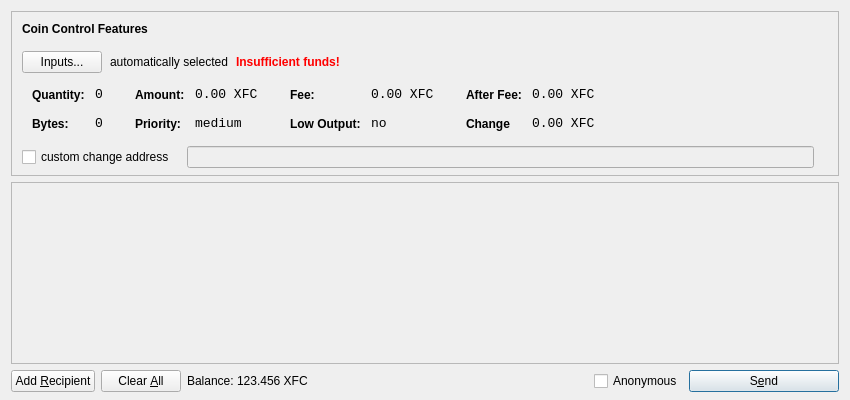
<?xml version="1.0" encoding="UTF-8"?>
<ui version="4.0">
 <class>SendCoinsDialog</class>
 <widget class="QDialog" name="SendCoinsDialog">
  <property name="geometry">
   <rect>
    <x>0</x>
    <y>0</y>
    <width>850</width>
    <height>400</height>
   </rect>
  </property>
  <property name="windowTitle">
   <string>Send Coins</string>
  </property>
  <layout class="QVBoxLayout" name="verticalLayout" stretch="0,1,0">
   <property name="bottomMargin">
    <number>8</number>
   </property>
   <item>
    <widget class="QFrame" name="frameCoinControl">
     <property name="sizePolicy">
      <sizepolicy hsizetype="Expanding" vsizetype="Expanding">
       <horstretch>0</horstretch>
       <verstretch>0</verstretch>
      </sizepolicy>
     </property>
     <property name="maximumSize">
      <size>
       <width>16777215</width>
       <height>16777215</height>
      </size>
     </property>
     <property name="frameShape">
      <enum>QFrame::StyledPanel</enum>
     </property>
     <property name="frameShadow">
      <enum>QFrame::Sunken</enum>
     </property>
     <layout class="QVBoxLayout" name="verticalLayoutCoinControl2">
      <property name="spacing">
       <number>6</number>
      </property>
      <property name="leftMargin">
       <number>0</number>
      </property>
      <property name="topMargin">
       <number>0</number>
      </property>
      <property name="rightMargin">
       <number>0</number>
      </property>
      <property name="bottomMargin">
       <number>6</number>
      </property>
      <item>
       <layout class="QVBoxLayout" name="verticalLayoutCoinControl" stretch="0,0,0,0,1">
        <property name="spacing">
         <number>0</number>
        </property>
        <property name="leftMargin">
         <number>10</number>
        </property>
        <property name="topMargin">
         <number>10</number>
        </property>
        <item>
         <layout class="QHBoxLayout" name="horizontalLayoutCoinControl1">
          <property name="bottomMargin">
           <number>15</number>
          </property>
          <item>
           <widget class="QLabel" name="labelCoinControlFeatures">
            <property name="sizePolicy">
             <sizepolicy hsizetype="Preferred" vsizetype="Maximum">
              <horstretch>0</horstretch>
              <verstretch>0</verstretch>
             </sizepolicy>
            </property>
            <property name="font">
             <font>
              <weight>75</weight>
              <bold>true</bold>
             </font>
            </property>
            <property name="styleSheet">
             <string notr="true">font-weight:bold;</string>
            </property>
            <property name="text">
             <string>Coin Control Features</string>
            </property>
           </widget>
          </item>
         </layout>
        </item>
        <item>
         <layout class="QHBoxLayout" name="horizontalLayoutCoinControl2" stretch="0,0,0,0">
          <property name="spacing">
           <number>8</number>
          </property>
          <property name="bottomMargin">
           <number>10</number>
          </property>
          <item>
           <widget class="QPushButton" name="pushButtonCoinControl">
            <property name="styleSheet">
             <string notr="true"/>
            </property>
            <property name="text">
             <string>Inputs...</string>
            </property>
           </widget>
          </item>
          <item>
           <widget class="QLabel" name="labelCoinControlAutomaticallySelected">
            <property name="text">
             <string>automatically selected</string>
            </property>
            <property name="margin">
             <number>5</number>
            </property>
           </widget>
          </item>
          <item>
           <widget class="QLabel" name="labelCoinControlInsuffFunds">
            <property name="font">
             <font>
              <weight>75</weight>
              <bold>true</bold>
             </font>
            </property>
            <property name="styleSheet">
             <string notr="true">color:red;font-weight:bold;</string>
            </property>
            <property name="text">
             <string>Insufficient funds!</string>
            </property>
            <property name="margin">
             <number>5</number>
            </property>
           </widget>
          </item>
          <item>
           <spacer name="horizontalSpacerCoinControl">
            <property name="orientation">
             <enum>Qt::Horizontal</enum>
            </property>
            <property name="sizeHint" stdset="0">
             <size>
              <width>40</width>
              <height>1</height>
             </size>
            </property>
           </spacer>
          </item>
         </layout>
        </item>
        <item>
         <widget class="QWidget" name="widgetCoinControl" native="true">
          <property name="sizePolicy">
           <sizepolicy hsizetype="Preferred" vsizetype="Preferred">
            <horstretch>0</horstretch>
            <verstretch>0</verstretch>
           </sizepolicy>
          </property>
          <property name="minimumSize">
           <size>
            <width>0</width>
            <height>0</height>
           </size>
          </property>
          <property name="styleSheet">
           <string notr="true"/>
          </property>
          <layout class="QHBoxLayout" name="horizontalLayoutCoinControl5">
           <property name="margin">
            <number>0</number>
           </property>
           <item>
            <layout class="QHBoxLayout" name="horizontalLayoutCoinControl3" stretch="0,0,0,1">
             <property name="spacing">
              <number>20</number>
             </property>
             <property name="topMargin">
              <number>0</number>
             </property>
             <property name="bottomMargin">
              <number>10</number>
             </property>
             <item>
              <layout class="QFormLayout" name="formLayoutCoinControl1">
               <property name="horizontalSpacing">
                <number>10</number>
               </property>
               <property name="verticalSpacing">
                <number>14</number>
               </property>
               <property name="leftMargin">
                <number>10</number>
               </property>
               <property name="topMargin">
                <number>4</number>
               </property>
               <property name="rightMargin">
                <number>6</number>
               </property>
               <item row="0" column="0">
                <widget class="QLabel" name="labelCoinControlQuantityText">
                 <property name="styleSheet">
                  <string notr="true">font-weight:bold;</string>
                 </property>
                 <property name="text">
                  <string>Quantity:</string>
                 </property>
                 <property name="margin">
                  <number>0</number>
                 </property>
                </widget>
               </item>
               <item row="0" column="1">
                <widget class="QLabel" name="labelCoinControlQuantity">
                 <property name="font">
                  <font>
                   <family>Monospace</family>
                   <pointsize>10</pointsize>
                  </font>
                 </property>
                 <property name="cursor">
                  <cursorShape>IBeamCursor</cursorShape>
                 </property>
                 <property name="contextMenuPolicy">
                  <enum>Qt::ActionsContextMenu</enum>
                 </property>
                 <property name="text">
                  <string>0</string>
                 </property>
                 <property name="margin">
                  <number>0</number>
                 </property>
                 <property name="textInteractionFlags">
                  <set>Qt::LinksAccessibleByMouse|Qt::TextSelectableByKeyboard|Qt::TextSelectableByMouse</set>
                 </property>
                </widget>
               </item>
               <item row="1" column="0">
                <widget class="QLabel" name="labelCoinControlBytesText">
                 <property name="styleSheet">
                  <string notr="true">font-weight:bold;</string>
                 </property>
                 <property name="text">
                  <string>Bytes:</string>
                 </property>
                </widget>
               </item>
               <item row="1" column="1">
                <widget class="QLabel" name="labelCoinControlBytes">
                 <property name="font">
                  <font>
                   <family>Monospace</family>
                   <pointsize>10</pointsize>
                  </font>
                 </property>
                 <property name="cursor">
                  <cursorShape>IBeamCursor</cursorShape>
                 </property>
                 <property name="contextMenuPolicy">
                  <enum>Qt::ActionsContextMenu</enum>
                 </property>
                 <property name="text">
                  <string>0</string>
                 </property>
                 <property name="textInteractionFlags">
                  <set>Qt::LinksAccessibleByMouse|Qt::TextSelectableByKeyboard|Qt::TextSelectableByMouse</set>
                 </property>
                </widget>
               </item>
              </layout>
             </item>
             <item>
              <layout class="QFormLayout" name="formLayoutCoinControl2">
               <property name="horizontalSpacing">
                <number>10</number>
               </property>
               <property name="verticalSpacing">
                <number>14</number>
               </property>
               <property name="leftMargin">
                <number>6</number>
               </property>
               <property name="topMargin">
                <number>4</number>
               </property>
               <property name="rightMargin">
                <number>6</number>
               </property>
               <item row="0" column="0">
                <widget class="QLabel" name="labelCoinControlAmountText">
                 <property name="styleSheet">
                  <string notr="true">font-weight:bold;</string>
                 </property>
                 <property name="text">
                  <string>Amount:</string>
                 </property>
                 <property name="margin">
                  <number>0</number>
                 </property>
                </widget>
               </item>
               <item row="0" column="1">
                <widget class="QLabel" name="labelCoinControlAmount">
                 <property name="font">
                  <font>
                   <family>Monospace</family>
                   <pointsize>10</pointsize>
                  </font>
                 </property>
                 <property name="cursor">
                  <cursorShape>IBeamCursor</cursorShape>
                 </property>
                 <property name="contextMenuPolicy">
                  <enum>Qt::ActionsContextMenu</enum>
                 </property>
                 <property name="text">
                  <string>0.00 XFC</string>
                 </property>
                 <property name="textInteractionFlags">
                  <set>Qt::LinksAccessibleByMouse|Qt::TextSelectableByKeyboard|Qt::TextSelectableByMouse</set>
                 </property>
                </widget>
               </item>
               <item row="1" column="0">
                <widget class="QLabel" name="labelCoinControlPriorityText">
                 <property name="styleSheet">
                  <string notr="true">font-weight:bold;</string>
                 </property>
                 <property name="text">
                  <string>Priority:</string>
                 </property>
                </widget>
               </item>
               <item row="1" column="1">
                <widget class="QLabel" name="labelCoinControlPriority">
                 <property name="font">
                  <font>
                   <family>Monospace</family>
                   <pointsize>10</pointsize>
                  </font>
                 </property>
                 <property name="cursor">
                  <cursorShape>IBeamCursor</cursorShape>
                 </property>
                 <property name="contextMenuPolicy">
                  <enum>Qt::ActionsContextMenu</enum>
                 </property>
                 <property name="text">
                  <string>medium</string>
                 </property>
                 <property name="textInteractionFlags">
                  <set>Qt::LinksAccessibleByMouse|Qt::TextSelectableByKeyboard|Qt::TextSelectableByMouse</set>
                 </property>
                </widget>
               </item>
              </layout>
             </item>
             <item>
              <layout class="QFormLayout" name="formLayoutCoinControl3">
               <property name="horizontalSpacing">
                <number>10</number>
               </property>
               <property name="verticalSpacing">
                <number>14</number>
               </property>
               <property name="leftMargin">
                <number>6</number>
               </property>
               <property name="topMargin">
                <number>4</number>
               </property>
               <property name="rightMargin">
                <number>6</number>
               </property>
               <item row="0" column="0">
                <widget class="QLabel" name="labelCoinControlFeeText">
                 <property name="styleSheet">
                  <string notr="true">font-weight:bold;</string>
                 </property>
                 <property name="text">
                  <string>Fee:</string>
                 </property>
                 <property name="margin">
                  <number>0</number>
                 </property>
                </widget>
               </item>
               <item row="0" column="1">
                <widget class="QLabel" name="labelCoinControlFee">
                 <property name="font">
                  <font>
                   <family>Monospace</family>
                   <pointsize>10</pointsize>
                  </font>
                 </property>
                 <property name="cursor">
                  <cursorShape>IBeamCursor</cursorShape>
                 </property>
                 <property name="contextMenuPolicy">
                  <enum>Qt::ActionsContextMenu</enum>
                 </property>
                 <property name="text">
                  <string>0.00 XFC</string>
                 </property>
                 <property name="textInteractionFlags">
                  <set>Qt::LinksAccessibleByMouse|Qt::TextSelectableByKeyboard|Qt::TextSelectableByMouse</set>
                 </property>
                </widget>
               </item>
               <item row="1" column="0">
                <widget class="QLabel" name="labelCoinControlLowOutputText">
                 <property name="styleSheet">
                  <string notr="true">font-weight:bold;</string>
                 </property>
                 <property name="text">
                  <string>Low Output:</string>
                 </property>
                </widget>
               </item>
               <item row="1" column="1">
                <widget class="QLabel" name="labelCoinControlLowOutput">
                 <property name="font">
                  <font>
                   <family>Monospace</family>
                   <pointsize>10</pointsize>
                  </font>
                 </property>
                 <property name="cursor">
                  <cursorShape>IBeamCursor</cursorShape>
                 </property>
                 <property name="contextMenuPolicy">
                  <enum>Qt::ActionsContextMenu</enum>
                 </property>
                 <property name="text">
                  <string>no</string>
                 </property>
                 <property name="textInteractionFlags">
                  <set>Qt::LinksAccessibleByMouse|Qt::TextSelectableByKeyboard|Qt::TextSelectableByMouse</set>
                 </property>
                </widget>
               </item>
              </layout>
             </item>
             <item>
              <layout class="QFormLayout" name="formLayoutCoinControl4">
               <property name="horizontalSpacing">
                <number>10</number>
               </property>
               <property name="verticalSpacing">
                <number>14</number>
               </property>
               <property name="leftMargin">
                <number>6</number>
               </property>
               <property name="topMargin">
                <number>4</number>
               </property>
               <property name="rightMargin">
                <number>6</number>
               </property>
               <item row="0" column="0">
                <widget class="QLabel" name="labelCoinControlAfterFeeText">
                 <property name="styleSheet">
                  <string notr="true">font-weight:bold;</string>
                 </property>
                 <property name="text">
                  <string>After Fee:</string>
                 </property>
                 <property name="margin">
                  <number>0</number>
                 </property>
                </widget>
               </item>
               <item row="0" column="1">
                <widget class="QLabel" name="labelCoinControlAfterFee">
                 <property name="font">
                  <font>
                   <family>Monospace</family>
                   <pointsize>10</pointsize>
                  </font>
                 </property>
                 <property name="cursor">
                  <cursorShape>IBeamCursor</cursorShape>
                 </property>
                 <property name="contextMenuPolicy">
                  <enum>Qt::ActionsContextMenu</enum>
                 </property>
                 <property name="text">
                  <string>0.00 XFC</string>
                 </property>
                 <property name="textInteractionFlags">
                  <set>Qt::LinksAccessibleByMouse|Qt::TextSelectableByKeyboard|Qt::TextSelectableByMouse</set>
                 </property>
                </widget>
               </item>
               <item row="1" column="0">
                <widget class="QLabel" name="labelCoinControlChangeText">
                 <property name="styleSheet">
                  <string notr="true">font-weight:bold;</string>
                 </property>
                 <property name="text">
                  <string>Change</string>
                 </property>
                </widget>
               </item>
               <item row="1" column="1">
                <widget class="QLabel" name="labelCoinControlChange">
                 <property name="font">
                  <font>
                   <family>Monospace</family>
                   <pointsize>10</pointsize>
                  </font>
                 </property>
                 <property name="cursor">
                  <cursorShape>IBeamCursor</cursorShape>
                 </property>
                 <property name="contextMenuPolicy">
                  <enum>Qt::ActionsContextMenu</enum>
                 </property>
                 <property name="text">
                  <string>0.00 XFC</string>
                 </property>
                 <property name="textInteractionFlags">
                  <set>Qt::LinksAccessibleByMouse|Qt::TextSelectableByKeyboard|Qt::TextSelectableByMouse</set>
                 </property>
                </widget>
               </item>
              </layout>
             </item>
            </layout>
           </item>
          </layout>
         </widget>
        </item>
        <item>
         <layout class="QHBoxLayout" name="horizontalLayoutCoinControl4" stretch="0,0,0">
          <property name="spacing">
           <number>12</number>
          </property>
          <property name="sizeConstraint">
           <enum>QLayout::SetDefaultConstraint</enum>
          </property>
          <property name="topMargin">
           <number>5</number>
          </property>
          <property name="rightMargin">
           <number>5</number>
          </property>
          <item>
           <widget class="QCheckBox" name="checkBoxCoinControlChange">
            <property name="text">
             <string>custom change address</string>
            </property>
           </widget>
          </item>
          <item>
           <widget class="QLineEdit" name="lineEditCoinControlChange">
            <property name="enabled">
             <bool>false</bool>
            </property>
            <property name="sizePolicy">
             <sizepolicy hsizetype="Expanding" vsizetype="Fixed">
              <horstretch>0</horstretch>
              <verstretch>0</verstretch>
             </sizepolicy>
            </property>
           </widget>
          </item>
          <item>
           <widget class="QLabel" name="labelCoinControlChangeLabel">
            <property name="sizePolicy">
             <sizepolicy hsizetype="Preferred" vsizetype="Expanding">
              <horstretch>0</horstretch>
              <verstretch>0</verstretch>
             </sizepolicy>
            </property>
            <property name="minimumSize">
             <size>
              <width>0</width>
              <height>0</height>
             </size>
            </property>
            <property name="text">
             <string/>
            </property>
            <property name="margin">
             <number>3</number>
            </property>
           </widget>
          </item>
         </layout>
        </item>
        <item>
         <spacer name="verticalSpacerCoinControl">
          <property name="orientation">
           <enum>Qt::Vertical</enum>
          </property>
          <property name="sizeHint" stdset="0">
           <size>
            <width>800</width>
            <height>1</height>
           </size>
          </property>
         </spacer>
        </item>
       </layout>
      </item>
     </layout>
    </widget>
   </item>
   <item>
    <widget class="QScrollArea" name="scrollArea">
     <property name="widgetResizable">
      <bool>true</bool>
     </property>
     <widget class="QWidget" name="scrollAreaWidgetContents">
      <property name="geometry">
       <rect>
        <x>0</x>
        <y>0</y>
        <width>828</width>
        <height>165</height>
       </rect>
      </property>
      <layout class="QVBoxLayout" name="verticalLayout_2">
       <property name="margin">
        <number>0</number>
       </property>
       <item>
        <layout class="QVBoxLayout" name="entries">
         <property name="spacing">
          <number>6</number>
         </property>
        </layout>
       </item>
       <item>
        <spacer name="verticalSpacer">
         <property name="orientation">
          <enum>Qt::Vertical</enum>
         </property>
         <property name="sizeHint" stdset="0">
          <size>
           <width>20</width>
           <height>40</height>
          </size>
         </property>
        </spacer>
       </item>
      </layout>
     </widget>
    </widget>
   </item>
   <item>
    <layout class="QHBoxLayout" name="horizontalLayout">
     <item>
      <widget class="QPushButton" name="addButton">
       <property name="toolTip">
        <string>Send to multiple recipients at once</string>
       </property>
       <property name="text">
        <string>Add &amp;Recipient</string>
       </property>
       <property name="icon">
        <iconset resource="../bitcoin.qrc">
         <normaloff>:/icons/add</normaloff>:/icons/add</iconset>
       </property>
       <property name="autoDefault">
        <bool>false</bool>
       </property>
      </widget>
     </item>
     <item>
      <widget class="QPushButton" name="clearButton">
       <property name="sizePolicy">
        <sizepolicy hsizetype="Minimum" vsizetype="Fixed">
         <horstretch>0</horstretch>
         <verstretch>0</verstretch>
        </sizepolicy>
       </property>
       <property name="toolTip">
        <string>Remove all transaction fields</string>
       </property>
       <property name="text">
        <string>Clear &amp;All</string>
       </property>
       <property name="icon">
        <iconset resource="../bitcoin.qrc">
         <normaloff>:/icons/remove</normaloff>:/icons/remove</iconset>
       </property>
       <property name="autoRepeatDelay">
        <number>300</number>
       </property>
       <property name="autoDefault">
        <bool>false</bool>
       </property>
      </widget>
     </item>
     <item>
      <layout class="QHBoxLayout" name="horizontalLayout_2">
       <property name="spacing">
        <number>3</number>
       </property>
       <item>
        <widget class="QLabel" name="label">
         <property name="sizePolicy">
          <sizepolicy hsizetype="Preferred" vsizetype="Fixed">
           <horstretch>0</horstretch>
           <verstretch>0</verstretch>
          </sizepolicy>
         </property>
         <property name="text">
          <string>Balance:</string>
         </property>
        </widget>
       </item>
       <item>
        <widget class="QLabel" name="labelBalance">
         <property name="sizePolicy">
          <sizepolicy hsizetype="Preferred" vsizetype="Fixed">
           <horstretch>0</horstretch>
           <verstretch>0</verstretch>
          </sizepolicy>
         </property>
         <property name="cursor">
          <cursorShape>IBeamCursor</cursorShape>
         </property>
         <property name="text">
          <string>123.456 XFC</string>
         </property>
         <property name="textInteractionFlags">
          <set>Qt::LinksAccessibleByMouse|Qt::TextSelectableByKeyboard|Qt::TextSelectableByMouse</set>
         </property>
        </widget>
       </item>
      </layout>
     </item>
     <item>
      <spacer name="horizontalSpacer">
       <property name="orientation">
        <enum>Qt::Horizontal</enum>
       </property>
       <property name="sizeHint" stdset="0">
        <size>
         <width>40</width>
         <height>20</height>
        </size>
       </property>
      </spacer>
     </item>
     <item>
      <widget class="QCheckBox" name="Anonymous">
       <property name="text">
        <string>Anonymous</string>
       </property>
      </widget>
     </item>
     <item>
      <widget class="QPushButton" name="sendButton">
       <property name="minimumSize">
        <size>
         <width>150</width>
         <height>0</height>
        </size>
       </property>
       <property name="toolTip">
        <string>Confirm the send action</string>
       </property>
       <property name="text">
        <string>S&amp;end</string>
       </property>
       <property name="icon">
        <iconset resource="../bitcoin.qrc">
         <normaloff>:/icons/send</normaloff>:/icons/send</iconset>
       </property>
       <property name="default">
        <bool>true</bool>
       </property>
      </widget>
     </item>
    </layout>
   </item>
  </layout>
 </widget>
 <resources>
  <include location="../bitcoin.qrc"/>
 </resources>
 <connections/>
</ui>
